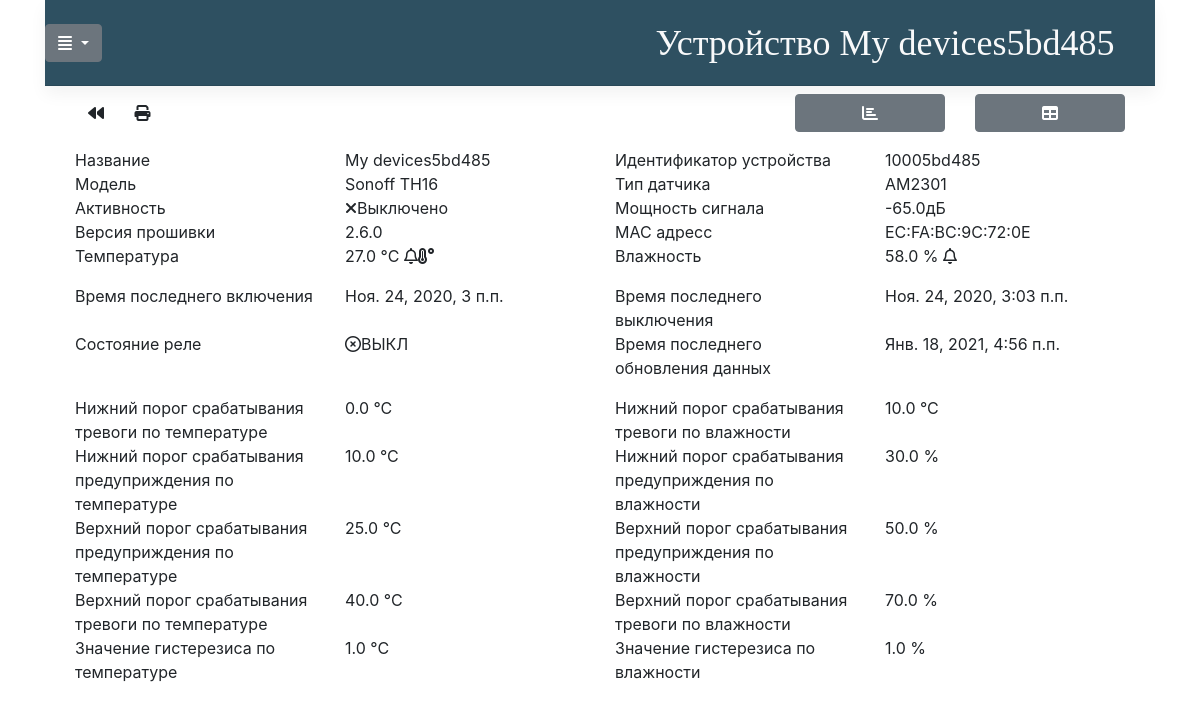
Page /devices/info-4/ on the committed database.
### devices/models.py (models this page shows, shortened)
class SonoffDevices(models.Model):
    class Meta:
        verbose_name = "Устройства"
    NORMAL = 0
    MIN_WARN = 1
    MAX_WARN = 2
    MIN_ALARM = 3
    MAX_ALARM = 4
    STATUSES = [
        (NORMAL, 'Норма'),
        (MIN_WARN, 'Предупреждение: значение ниже нормы'),
        (MAX_WARN, 'Предупреждение: значение выше нормы'),
        (MIN_ALARM, 'Тревога: значение ниже нормы'),
        (MAX_ALARM, 'Тревога: значение выше нормы'),
    ]
    name = models.CharField(max_length=100, null=False, blank=False, db_index=True, verbose_name='Название устройсва')
    device_id = models.CharField(max_length=12, null=False, blank=False, db_index=True, verbose_name='Идентификатор')
    model = models.CharField(max_length=20, null=True, blank=True, verbose_name='Модель устройства')
    mac = models.CharField(max_length=20, null=True, blank=True, verbose_name='MAC адресс')
    sensor_type = models.CharField(max_length=20, null=True, blank=True, verbose_name='Тип сенсора')
    firmware = models.CharField(max_length=10, null=True, blank=True, verbose_name='Версия прошивки')
    is_online = models.BooleanField(default=False, blank=True, verbose_name='Усройство онлайн')
    signal = models.FloatField(null=True, default=None, blank=True, verbose_name='Качество WIFI сигнала')
    last_temperature = models.FloatField(null=True, default=None, blank=True, verbose_name='Последняя зарегистрированная температура')
    last_humidity = models.FloatField(null=True, default=None, blank=True, verbose_name='Последняя зарегистрированная влажность')
    switch = models.BooleanField(default=False, blank=True, verbose_name='Реле активировано')
    date_of_modify = models.DateTimeField(auto_now=True, verbose_name='Дата изменения')
    last_on_line = models.DateTimeField(null=True, default=None, blank=True,
                                        verbose_name='Время последнего появления в сети')
    last_off_line = models.DateTimeField(null=True, default=None, blank=True,
                                        verbose_name='Время последнего пропадания из сети')
    temperature_minimal_warning_value = models.FloatField(null=True, default=None, blank=True, verbose_name='Нижний порог срабатывания предуприждения по температуре')
    temperature_maximal_warning_value = models.FloatField(null=True, default=None, blank=True, verbose_name='Верхний порог срабатывания предуприждения  по температуре')
    temperature_minimal_alarm_value = models.FloatField(null=True, default=None, blank=True, verbose_name='Нижний порог срабатывания тревоги по температуре')
    temperature_maximal_alarm_value = models.FloatField(null=True, default=None, blank=True, verbose_name='Верхний порог срабатывания тревоги по температуре')
    temperature_status = models.IntegerField(default=NORMAL, choices=STATUSES, verbose_name='состояние по температуре')
    temperature_histeresis_value = models.FloatField(null=True, default=None, blank=True,
                                            verbose_name='Значение гистерезиса по температуре')
    humidity_minimal_warning_value = models.FloatField(null=True, default=None, blank=True, verbose_name='Нижний порог срабатывания предуприждения по влажности')
    humidity_maximal_warning_value = models.FloatField(null=True, default=None, blank=True, verbose_name='Верхний порог срабатывания предуприждения по влажности')
    humidity_minimal_alarm_value = models.FloatField(null=True, default=None, blank=True, verbose_name='Нижний порог срабатывания тревоги по влажности')
    humidity_maximal_alarm_value = models.FloatField(null=True, default=None, blank=True, verbose_name='Верхний порог срабатывания тревоги по влажности')
    humidity_status = models.IntegerField(default=NORMAL, choices=STATUSES, verbose_name='состояние по влажности')
    humidity_histeresis_value = models.FloatField(null=True, default=None, blank=True,
                                            verbose_name='Значение гистерезиса по влажности')

### devices/views.py (the view)
# urls.py: path('info-<int:device_id>/', device_info, name='device_info'),
def device_info(request, device_id):
    device = SonoffDevices.objects.get(pk=device_id)
    return TemplateResponse(request, 'devices/devices_info.html', context={'device': device})

### utils/templatetags/fw_tags.py (called while the page is built)
@register.simple_tag(takes_context=True)
def param_replace(context, param, **kwargs):
    d = get_attribute_from_context(context, 'request.GET')
    element_per_page = get_attribute_from_context(context, 'request.POST.per_page')
    for k, v in kwargs.items():
        d[k] = v
    for k in [k for k, v in d.items() if not v]:
        del d[k]
    if type(param) == dict:
        for pk, pv in param.items():
            d[pk] = pv
    if element_per_page:
        d['per_page']=element_per_page
    url = urlencode(d)
    return url

### utils/utils.py (called while the page is built)
def get_attribute_from_context(context, attribute_path, need_clean=True):
    d = {}
    if context:
        attributes = attribute_path.split('.')
        for attr in attributes:
            if context:
                if hasattr(context, attr):
                    d = getattr(context, attr,{})
                elif attr in context:
                    d = context[attr]
                else:
                    d = None
                    break
                context = d
            else:
                d = {}
                break
    if need_clean:
        d = create_clean_copy(d)
    return d

def create_clean_copy(iterable_element):
    if type(iterable_element) == str:
        d = iterable_element
    elif isinstance(iterable_element, dict):
        d = {k: v for k, v in iterable_element.items()}
    elif isinstance(iterable_element, set):
        d = {k for k in iterable_element}
    elif isinstance(iterable_element, Iterable):
        d = [k for k in iterable_element]
    else:
        d = iterable_element
    return d

### devices/templates/devices/devices_info.html (shortened to what this page needs)
{% extends 'devices/base_template.html' %}
{% load static %}
{% load fw_tags %}
{% load tz %}
{% block page_title%}
    <a class="blog-header-logo text-light" href="{% url 'device_info' device.pk %}?{% param_replace params %}">Устройство {{ device.name }}</a>
{% endblock %}
{% block content %}
<div class="container">
    <div class="row py-2 noprint">
          <div class='col-sm '>
                    <button class="btn btn_main" onclick="moveBack()"><i class="fas fa-backward"></i></button>
                    <button class="btn btn_main" onclick="printit()"><i class="fas fa-print"></i></button>
          </div>
          <div class="col-sm-2"><a style="width: 100%" class="btn btn-secondary" role="button" href="{% url 'device_graph' device.pk %}"><i class="fas fa-chart-bar"></i></a></div>
          <div class="col-sm-2"><a style="width: 100%" class="btn btn-secondary" role="button" href="{% url 'list_values' device.pk %}"><i class="fas fa-table"></i></a></div>
    </div>
    <div class="row py-2">
        <div class="col-3 col-sm-6 col-md-3">
            Название
        </div>
        <div class="col-3 col-sm-6 col-md-3">
            {{ device.name }}
        </div>
        <div class="col-3 col-sm-6 col-md-3">
            Идентификатор устройства
        </div>
        <div class="col-3 col-sm-6 col-md-3">
            {{ device.device_id }}
        </div>
        <div class="col-3 col-sm-6 col-md-3">
            Модель
        </div>
        <div class="col-3 col-sm-6 col-md-3">
            {{device.model|default_if_none:"--"}}
        </div>
        <div class="col-3 col-sm-6 col-md-3">
            Тип датчика
        </div>
        <div class="col-3 col-sm-6 col-md-3">
            {{device.sensor_type|default_if_none:"--"}}
        </div>
        <div class="col-3 col-sm-6 col-md-3">
            Активность
        </div>
        <div class="col-3 col-sm-6 col-md-3">
            {% if device.is_online %}
                <i class="fas fa-broadcast-tower"></i>Активно
            {% else %}
                <i class="fas fa-times"></i>Выключено
            {%  endif %}
        </div>
        <div class="col-3 col-sm-6 col-md-3">
            Мощность сигнала
        </div>
        <div class="col-3 col-sm-6 col-md-3">
            {{device.signal|default_if_none:"--"}}дБ
        </div>
        <div class="col-3 col-sm-6 col-md-3">
            Версия прошивки
        </div>
        <div class="col-3 col-sm-6 col-md-3">
            {{device.firmware|default_if_none:"--"}}
        </div>
        <div class="col-3 col-sm-6 col-md-3">
            MAC адресс
        </div>
        <div class="col-3 col-sm-6 col-md-3">
            {{device.mac|default_if_none:"--"}}
        </div>
        <div class="col-3 col-sm-6 col-md-3">
            Температура
        </div>
        <div class="col-3 col-sm-6 col-md-3">
            {{device.last_temperature|default_if_none:"--"}} °C
                    {% if device.temperature_status == 1%}
                        <i class="far fa-bell"></i><i class="fas fa-temperature-low"></i>
                    {% elif device.temperature_status == 2%}
                        <i class="far fa-bell"></i><i class="fas fa-temperature-high"></i>
                    {% elif device.temperature_status == 3%}
                        <i class="fas fa-exclamation-triangle"></i><i class="fas fa-temperature-low"></i>
                    {% elif device.temperature_status == 4%}
                        <i class="fas fa-exclamation-triangle"></i><i class="fas fa-temperature-high"></i>
                    {% endif %}
        </div>
        <div class="col-3 col-sm-6 col-md-3">
            Влажность
        </div>
        <div class="col-3 col-sm-6 col-md-3">
            {{device.last_humidity|default_if_none:"--"}} %
                    {% if device.humidity_status == 1 or device.humidity_status == 2 %}
                        <i class="far fa-bell"></i>
                    {% elif device.humidity_status == 3 or device.humidity_status == 4 %}
                        <i class="fas fa-exclamation-triangle"></i>
                    {% endif %}
        </div>
    </div>
    <div class="row py-2">
        <div class="col-3 col-sm-6 col-md-3">
            Время последнего включения
        </div>
        <div class="col-3 col-sm-6 col-md-3">
            {{device.last_on_line|localtime|default_if_none:"--"}}
        </div>
        <div class="col-3 col-sm-6 col-md-3">
            Время последнего выключения
        </div>
        <div class="col-3">
            {{device.last_off_line|localtime|default_if_none:"--"}}
        </div>
        <div class="col-3 col-sm-6 col-md-3">
            Состояние реле
        </div>
        <div class="col-3 col-sm-6 col-md-3">
            {% if device.switch %}
                <i class="fas fa-plug"></i>ВКЛ
            {% else %}
                <i class="far fa-times-circle"></i>ВЫКЛ
            {%  endif %}
        </div>
        <div class="col-3 col-sm-6 col-md-3">
            Время последнего обновления данных
        </div>
        <div class="col-3">
            {{device.date_of_modify|localtime|default_if_none:"--"}}
        </div>
    </div>
    <div class="row py-2">
        <div class="col-3 col-sm-6 col-md-3">
            Нижний порог срабатывания тревоги по температуре
        </div>
        <div class="col-3">
            {{device.temperature_minimal_alarm_value|default_if_none:"--"}}  °C
        </div>
        <div class="col-3 col-sm-6 col-md-3">
            Нижний порог срабатывания тревоги по влажности
        </div>
        <div class="col-3">
            {{device.humidity_minimal_alarm_value|default_if_none:"--"}}  °C
        </div>
        <div class="col-3 col-sm-6 col-md-3">
            Нижний порог срабатывания предуприждения по температуре
        </div>
        <div class="col-3">
            {{device.temperature_minimal_warning_value|default_if_none:"--"}} °C
        </div>
        <div class="col-3 col-sm-6 col-md-3">
            Нижний порог срабатывания предуприждения по влажности
        </div>
        <div class="col-3">
            {{device.humidity_minimal_warning_value|default_if_none:"--"}} %
        </div>
        <div class="col-3 col-sm-6 col-md-3">
            Верхний порог срабатывания предуприждения  по температуре
        </div>
        <div class="col-3">
            {{device.temperature_maximal_warning_value|default_if_none:"--"}}  °C
        </div>
        <div class="col-3 col-sm-6 col-md-3">
            Верхний порог срабатывания предуприждения по влажности
        </div>
        <div class="col-3">
            {{device.humidity_maximal_warning_value|default_if_none:"--"}}  %
        </div>
        <div class="col-3 col-sm-6 col-md-3">
            Верхний порог срабатывания тревоги по температуре
        </div>
        <div class="col-3">
            {{device.temperature_maximal_alarm_value|default_if_none:"--"}}  °C
        </div>
        <div class="col-3 col-sm-6 col-md-3">
            Верхний порог срабатывания тревоги по влажности
        </div>
        <div class="col-3">
            {{device.humidity_maximal_alarm_value|default_if_none:"--"}}  %
        </div>
        <div class="col-3 col-sm-6 col-md-3">
            Значение гистерезиса по температуре
        </div>
        <div class="col-3">
            {{device.temperature_histeresis_value|default_if_none:"--"}}  °C
        </div>
        <div class="col-3 col-sm-6 col-md-3">
            Значение гистерезиса по влажности
        </div>
        <div class="col-3">
            {{device.humidity_histeresis_value|default_if_none:"--"}}  %
        </div>
    </div>
</div>
{% endblock %}

### devices/static/devices/style.css (style rules this page uses)
.blog-header-logo { font-family: "Playfair Display", Georgia, "Times New Roman", serif; font-size: 2.25rem; }

### rows in the picture
SonoffDevices: name "My devices5bd485", device_id "10005bd485", model "Sonoff TH16", sensor_type "AM2301", signal "-65.0", firmware "2.6.0", mac "EC:FA:BC:9C:72:0E", last_temperature "27.0", last_humidity "58.0", last_on_line "Ноя. 24, 2020, 3 п.п.", last_off_line "Ноя. 24, 2020, 3:03 п.п.", date_of_modify "Янв. 18, 2021, 4:56 п.п.", temperature_minimal_alarm_value "0.0", humidity_minimal_alarm_value "10.0", temperature_minimal_warning_value "10.0", humidity_minimal_warning_value "30.0", temperature_maximal_warning_value "25.0", humidity_maximal_warning_value "50.0", temperature_maximal_alarm_value "40.0", humidity_maximal_alarm_value "70.0", temperature_histeresis_value "1.0", humidity_histeresis_value "1.0"
